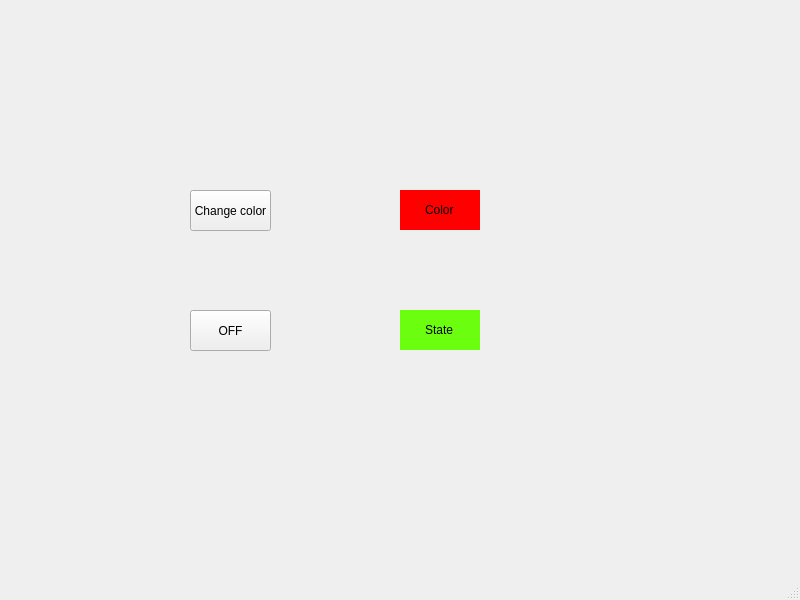
<?xml version="1.0" encoding="UTF-8"?>
<ui version="4.0">
 <class>MainWindow</class>
 <widget class="QMainWindow" name="MainWindow">
  <property name="geometry">
   <rect>
    <x>0</x>
    <y>0</y>
    <width>800</width>
    <height>600</height>
   </rect>
  </property>
  <property name="windowTitle">
   <string>MainWindow</string>
  </property>
  <widget class="QWidget" name="centralwidget">
   <widget class="QLabel" name="lblColor">
    <property name="geometry">
     <rect>
      <x>400</x>
      <y>190</y>
      <width>80</width>
      <height>40</height>
     </rect>
    </property>
    <property name="styleSheet">
     <string notr="true">background-color: rgb(255, 0, 0);</string>
    </property>
    <property name="text">
     <string>Color</string>
    </property>
    <property name="indent">
     <number>25</number>
    </property>
   </widget>
   <widget class="QLabel" name="lblState">
    <property name="geometry">
     <rect>
      <x>400</x>
      <y>310</y>
      <width>80</width>
      <height>40</height>
     </rect>
    </property>
    <property name="styleSheet">
     <string notr="true">background-color: rgb(107, 255, 15);</string>
    </property>
    <property name="text">
     <string>State</string>
    </property>
    <property name="indent">
     <number>25</number>
    </property>
   </widget>
   <widget class="QPushButton" name="btnPush">
    <property name="geometry">
     <rect>
      <x>190</x>
      <y>190</y>
      <width>81</width>
      <height>41</height>
     </rect>
    </property>
    <property name="text">
     <string>Change color</string>
    </property>
   </widget>
   <widget class="QPushButton" name="btnCheckable">
    <property name="geometry">
     <rect>
      <x>190</x>
      <y>310</y>
      <width>81</width>
      <height>41</height>
     </rect>
    </property>
    <property name="text">
     <string>OFF</string>
    </property>
   </widget>
  </widget>
  <widget class="QMenuBar" name="menubar">
   <property name="geometry">
    <rect>
     <x>0</x>
     <y>0</y>
     <width>800</width>
     <height>22</height>
    </rect>
   </property>
  </widget>
  <widget class="QStatusBar" name="statusbar"/>
 </widget>
 <resources/>
 <connections/>
</ui>
